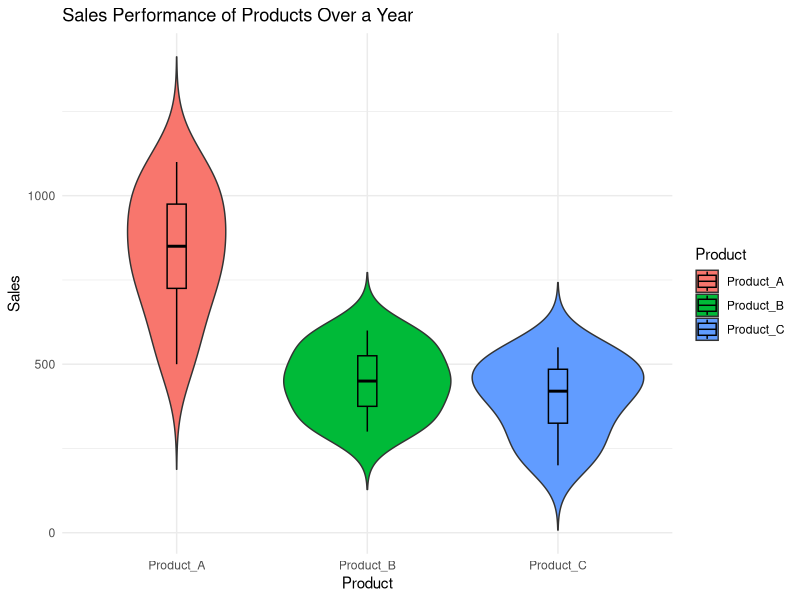

Source code (R):

library(ggplot2)

sales_data <- data.frame(
  Month = c("Jan","Feb","Mar","Apr","May","Jun","Jul","Aug","Sep","Oct","Nov"),
  Product_A = c(500,600,700,800,750,850,900,950,1000,1050,1100),
  Product_B = c(300,320,350,400,420,450,480,500,550,580,600),
  Product_C = c(200,250,300,350,400,420,450,470,500,530,550)
)

sales_long <- reshape2::melt(sales_data, id.vars = "Month",
                             variable.name = "Product",
                             value.name = "Sales")

ggplot(sales_long, aes(x = Product, y = Sales, fill = Product)) +
  geom_violin(trim = FALSE) +
  geom_boxplot(width = 0.1, color = "black", alpha = 0.7) +
  labs(title = "Sales Performance of Products Over a Year",
       x = "Product",
       y = "Sales") +
  theme_minimal()
